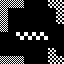

A level layout from a 2D game, rendered from its tile map. Below: a short description, then the map file with its tile-grid data intact:
An orthogonal 8x8 tile map with 8x8 px tiles, 1 tile layer (Tile Layer 1) and 5 objects.

<map version="1.0" tiledversion="1.0.3" orientation="orthogonal" renderorder="right-down" width="8" height="8" tilewidth="8" tileheight="8" nextobjectid="6">
 <tileset firstgid="1" source="TilesetExample.tsx" />
 <layer name="Tile Layer 1" width="8" height="8">
  <data encoding="csv">
1,1,1,0,0,0,2,2,
1,0,0,0,0,0,0,2,
1,0,0,0,0,0,0,2,
1,0,0,0,0,0,0,0,
0,0,3,3,3,3,0,0,
0,0,0,0,0,0,0,0,
0,0,0,0,0,0,2,0,
1,1,1,0,0,0,2,2
</data>
 </layer>
 <objectgroup name="Object Layer 1">
  <object id="1" x="0" y="0" width="16" height="16" />
  <object id="2" x="24" y="0" width="16" height="16">
   <ellipse />
  </object>
  <object id="3" x="0" y="40">
   <polygon points="0,0 16,-16 24,0 16,8" />
  </object>
  <object id="4" x="64" y="16">
   <polyline points="0,0 -24,8 0,16 -24,24 -8,32" />
  </object>
  <object id="5" gid="1" x="24" y="64" width="16" height="16" />
 </objectgroup>
</map>